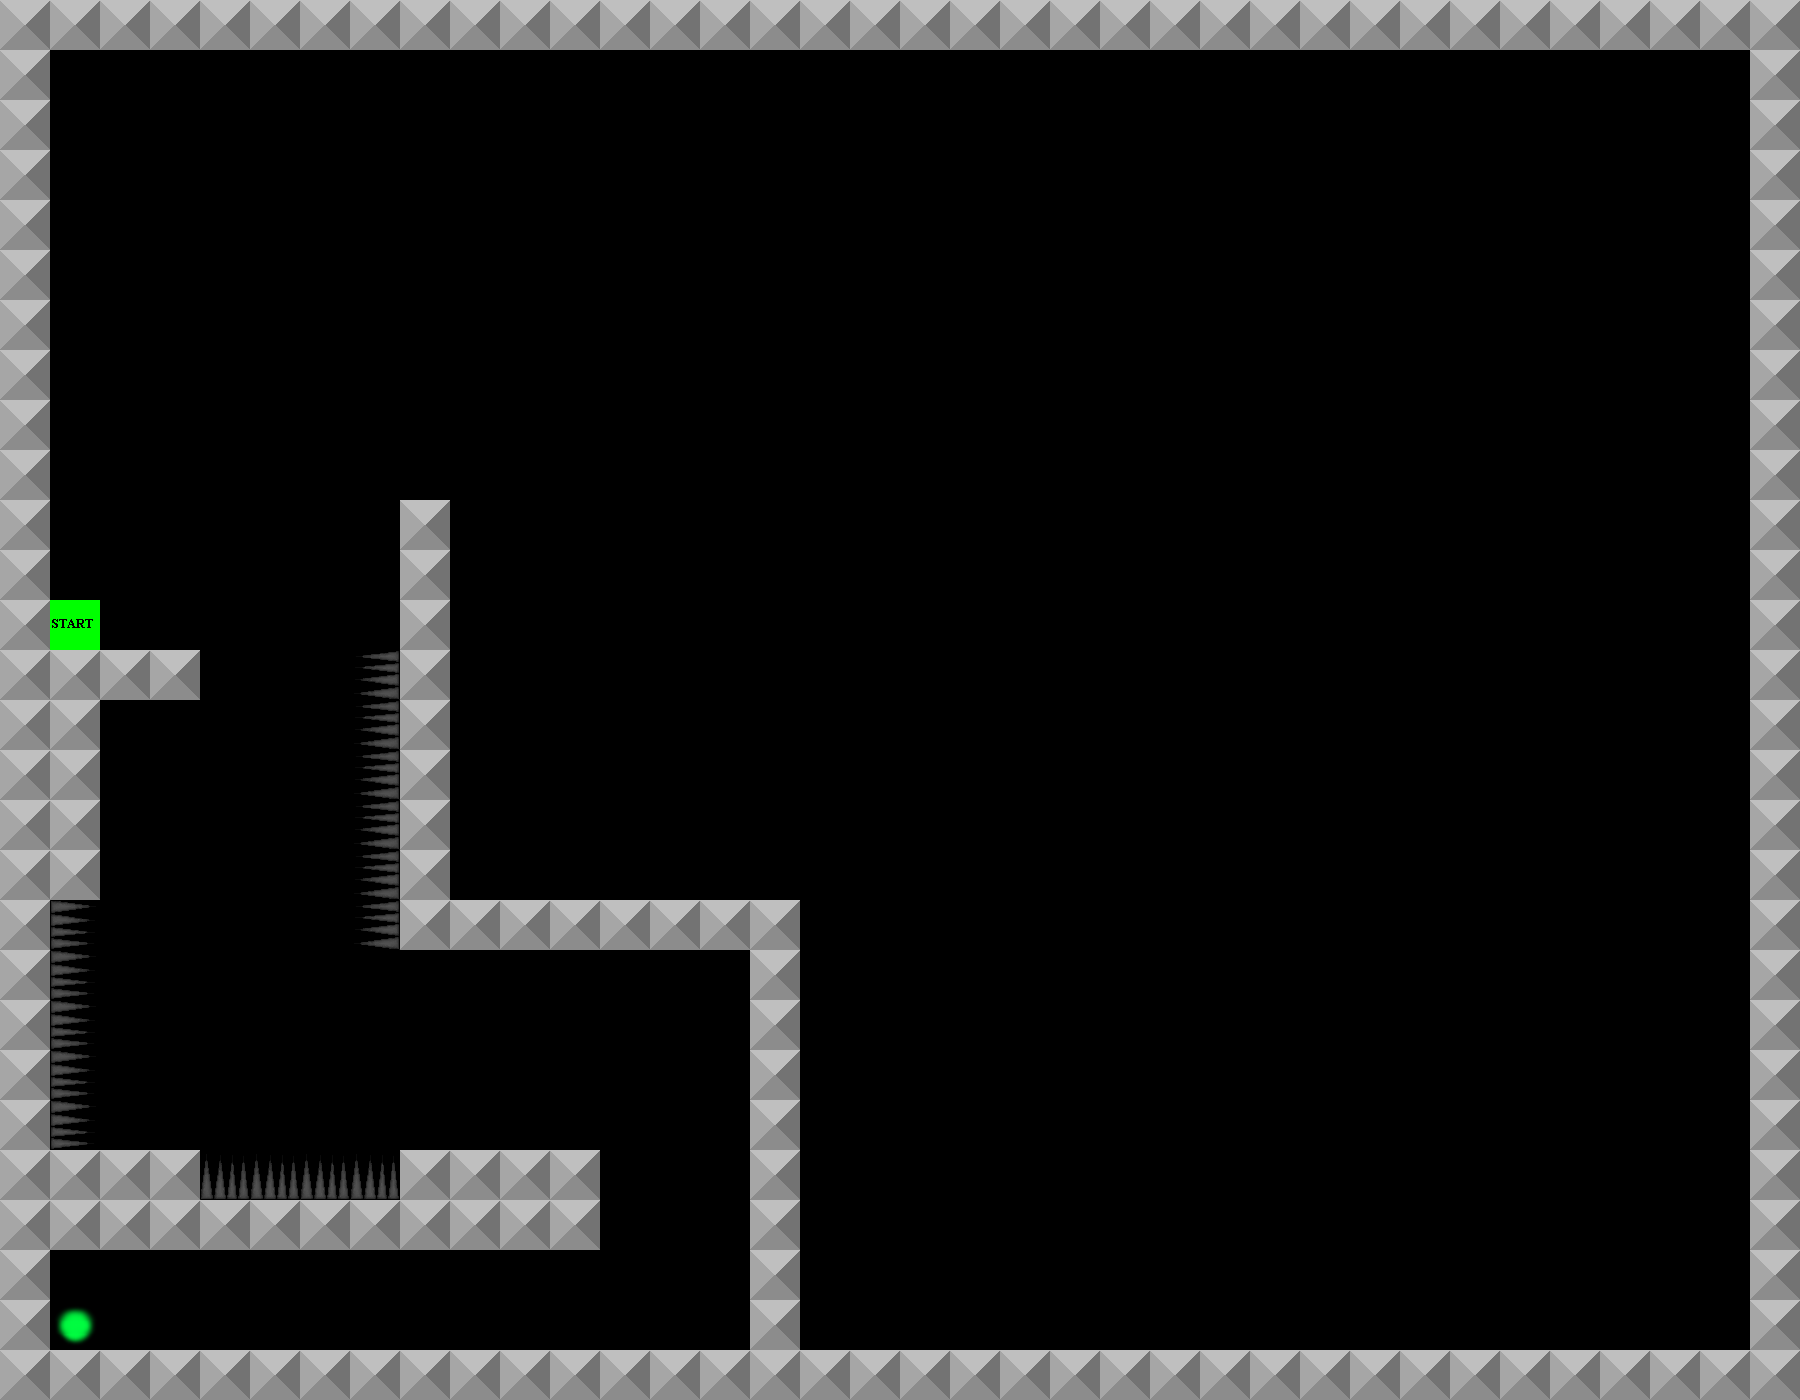

A level layout from a 2D game, rendered from its tile map. Below: a short description, then the map file with its tile-grid data intact:
An orthogonal 36x28 tile map with 50x50 px tiles, 3 tile layers (Collision, Border, Start), 4 tilesets.

<map version="1.0" orientation="orthogonal" renderorder="right-down" width="36" height="28" tilewidth="50" tileheight="50">
 <tileset firstgid="1" name="Metal" tilewidth="50" tileheight="50">
  <image source="metal.png" trans="ff0004" width="50" height="50" />
  <tile id="0">
   <properties>
    <property name="collide" value="" />
   </properties>
  </tile>
 </tileset>
 <tileset firstgid="2" name="spikes" tilewidth="50" tileheight="50">
  <image source="spikes_matrix.png" trans="ff0004" width="200" height="50" />
  <tile id="0">
   <properties>
    <property name="deadly" value="" />
   </properties>
  </tile>
  <tile id="1">
   <properties>
    <property name="deadly" value="" />
   </properties>
  </tile>
  <tile id="2">
   <properties>
    <property name="deadly" value="" />
   </properties>
  </tile>
  <tile id="3">
   <properties>
    <property name="deadly" value="" />
   </properties>
  </tile>
 </tileset>
 <tileset firstgid="6" name="end" tilewidth="50" tileheight="50">
  <image source="end.png" trans="ff0004" width="50" height="50" />
  <tile id="0">
   <properties>
    <property name="end" value="" />
   </properties>
  </tile>
 </tileset>
 <tileset firstgid="7" name="start" tilewidth="50" tileheight="50">
  <image source="start.png" trans="ff0004" width="50" height="50" />
  <tile id="0">
   <properties>
    <property name="start" value="" />
   </properties>
  </tile>
 </tileset>
 <layer name="Collision" width="36" height="28">
  <data encoding="csv">
0,0,0,0,0,0,0,0,0,0,0,0,0,0,0,0,0,0,0,0,0,0,0,0,0,0,0,0,0,0,0,0,0,0,0,0,
0,0,0,0,0,0,0,0,0,0,0,0,0,0,0,0,0,0,0,0,0,0,0,0,0,0,0,0,0,0,0,0,0,0,0,0,
0,0,0,0,0,0,0,0,0,0,0,0,0,0,0,0,0,0,0,0,0,0,0,0,0,0,0,0,0,0,0,0,0,0,0,0,
0,0,0,0,0,0,0,0,0,0,0,0,0,0,0,0,0,0,0,0,0,0,0,0,0,0,0,0,0,0,0,0,0,0,0,0,
0,0,0,0,0,0,0,0,0,0,0,0,0,0,0,0,0,0,0,0,0,0,0,0,0,0,0,0,0,0,0,0,0,0,0,0,
0,0,0,0,0,0,0,0,0,0,0,0,0,0,0,0,0,0,0,0,0,0,0,0,0,0,0,0,0,0,0,0,0,0,0,0,
0,0,0,0,0,0,0,0,0,0,0,0,0,0,0,0,0,0,0,0,0,0,0,0,0,0,0,0,0,0,0,0,0,0,0,0,
0,0,0,0,0,0,0,0,0,0,0,0,0,0,0,0,0,0,0,0,0,0,0,0,0,0,0,0,0,0,0,0,0,0,0,0,
0,0,0,0,0,0,0,0,0,0,0,0,0,0,0,0,0,0,0,0,0,0,0,0,0,0,0,0,0,0,0,0,0,0,0,0,
0,0,0,0,0,0,0,0,0,0,0,0,0,0,0,0,0,0,0,0,0,0,0,0,0,0,0,0,0,0,0,0,0,0,0,0,
0,0,0,0,0,0,0,0,1,0,0,0,0,0,0,0,0,0,0,0,0,0,0,0,0,0,0,0,0,0,0,0,0,0,0,0,
0,0,0,0,0,0,0,0,1,0,0,0,0,0,0,0,0,0,0,0,0,0,0,0,0,0,0,0,0,0,0,0,0,0,0,0,
0,0,0,0,0,0,0,0,1,0,0,0,0,0,0,0,0,0,0,0,0,0,0,0,0,0,0,0,0,0,0,0,0,0,0,0,
0,1,1,1,0,0,0,4,1,0,0,0,0,0,0,0,0,0,0,0,0,0,0,0,0,0,0,0,0,0,0,0,0,0,0,0,
0,1,0,0,0,0,0,4,1,0,0,0,0,0,0,0,0,0,0,0,0,0,0,0,0,0,0,0,0,0,0,0,0,0,0,0,
0,1,0,0,0,0,0,4,1,0,0,0,0,0,0,0,0,0,0,0,0,0,0,0,0,0,0,0,0,0,0,0,0,0,0,0,
0,1,0,0,0,0,0,4,1,0,0,0,0,0,0,0,0,0,0,0,0,0,0,0,0,0,0,0,0,0,0,0,0,0,0,0,
0,1,0,0,0,0,0,4,1,0,0,0,0,0,0,0,0,0,0,0,0,0,0,0,0,0,0,0,0,0,0,0,0,0,0,0,
0,5,0,0,0,0,0,4,1,1,1,1,1,1,1,1,0,0,0,0,0,0,0,0,0,0,0,0,0,0,0,0,0,0,0,0,
0,5,0,0,0,0,0,0,0,0,0,0,0,0,0,1,0,0,0,0,0,0,0,0,0,0,0,0,0,0,0,0,0,0,0,0,
0,5,0,0,0,0,0,0,0,0,0,0,0,0,0,1,0,0,0,0,0,0,0,0,0,0,0,0,0,0,0,0,0,0,0,0,
0,5,0,0,0,0,0,0,0,0,0,0,0,0,0,1,0,0,0,0,0,0,0,0,0,0,0,0,0,0,0,0,0,0,0,0,
0,5,0,0,0,0,0,0,0,0,0,0,0,0,0,1,0,0,0,0,0,0,0,0,0,0,0,0,0,0,0,0,0,0,0,0,
0,1,1,1,2,2,2,2,1,1,1,1,0,0,0,1,0,0,0,0,0,0,0,0,0,0,0,0,0,0,0,0,0,0,0,0,
0,1,1,1,1,1,1,1,1,1,1,1,0,0,0,1,0,0,0,0,0,0,0,0,0,0,0,0,0,0,0,0,0,0,0,0,
0,0,0,0,0,0,0,0,0,0,0,0,0,0,0,1,0,0,0,0,0,0,0,0,0,0,0,0,0,0,0,0,0,0,0,0,
0,6,0,0,0,0,0,0,0,0,0,0,0,0,0,1,0,0,0,0,0,0,0,0,0,0,0,0,0,0,0,0,0,0,0,0,
0,0,0,0,0,0,0,0,0,0,0,0,0,0,0,0,0,0,0,0,0,0,0,0,0,0,0,0,0,0,0,0,0,0,0,0
</data>
 </layer>
 <layer name="Border" width="36" height="28">
  <data encoding="csv">
1,1,1,1,1,1,1,1,1,1,1,1,1,1,1,1,1,1,1,1,1,1,1,1,1,1,1,1,1,1,1,1,1,1,1,1,
1,0,0,0,0,0,0,0,0,0,0,0,0,0,0,0,0,0,0,0,0,0,0,0,0,0,0,0,0,0,0,0,0,0,0,1,
1,0,0,0,0,0,0,0,0,0,0,0,0,0,0,0,0,0,0,0,0,0,0,0,0,0,0,0,0,0,0,0,0,0,0,1,
1,0,0,0,0,0,0,0,0,0,0,0,0,0,0,0,0,0,0,0,0,0,0,0,0,0,0,0,0,0,0,0,0,0,0,1,
1,0,0,0,0,0,0,0,0,0,0,0,0,0,0,0,0,0,0,0,0,0,0,0,0,0,0,0,0,0,0,0,0,0,0,1,
1,0,0,0,0,0,0,0,0,0,0,0,0,0,0,0,0,0,0,0,0,0,0,0,0,0,0,0,0,0,0,0,0,0,0,1,
1,0,0,0,0,0,0,0,0,0,0,0,0,0,0,0,0,0,0,0,0,0,0,0,0,0,0,0,0,0,0,0,0,0,0,1,
1,0,0,0,0,0,0,0,0,0,0,0,0,0,0,0,0,0,0,0,0,0,0,0,0,0,0,0,0,0,0,0,0,0,0,1,
1,0,0,0,0,0,0,0,0,0,0,0,0,0,0,0,0,0,0,0,0,0,0,0,0,0,0,0,0,0,0,0,0,0,0,1,
1,0,0,0,0,0,0,0,0,0,0,0,0,0,0,0,0,0,0,0,0,0,0,0,0,0,0,0,0,0,0,0,0,0,0,1,
1,0,0,0,0,0,0,0,0,0,0,0,0,0,0,0,0,0,0,0,0,0,0,0,0,0,0,0,0,0,0,0,0,0,0,1,
1,0,0,0,0,0,0,0,0,0,0,0,0,0,0,0,0,0,0,0,0,0,0,0,0,0,0,0,0,0,0,0,0,0,0,1,
1,0,0,0,0,0,0,0,0,0,0,0,0,0,0,0,0,0,0,0,0,0,0,0,0,0,0,0,0,0,0,0,0,0,0,1,
1,0,0,0,0,0,0,0,0,0,0,0,0,0,0,0,0,0,0,0,0,0,0,0,0,0,0,0,0,0,0,0,0,0,0,1,
1,0,0,0,0,0,0,0,0,0,0,0,0,0,0,0,0,0,0,0,0,0,0,0,0,0,0,0,0,0,0,0,0,0,0,1,
1,0,0,0,0,0,0,0,0,0,0,0,0,0,0,0,0,0,0,0,0,0,0,0,0,0,0,0,0,0,0,0,0,0,0,1,
1,0,0,0,0,0,0,0,0,0,0,0,0,0,0,0,0,0,0,0,0,0,0,0,0,0,0,0,0,0,0,0,0,0,0,1,
1,0,0,0,0,0,0,0,0,0,0,0,0,0,0,0,0,0,0,0,0,0,0,0,0,0,0,0,0,0,0,0,0,0,0,1,
1,0,0,0,0,0,0,0,0,0,0,0,0,0,0,0,0,0,0,0,0,0,0,0,0,0,0,0,0,0,0,0,0,0,0,1,
1,0,0,0,0,0,0,0,0,0,0,0,0,0,0,0,0,0,0,0,0,0,0,0,0,0,0,0,0,0,0,0,0,0,0,1,
1,0,0,0,0,0,0,0,0,0,0,0,0,0,0,0,0,0,0,0,0,0,0,0,0,0,0,0,0,0,0,0,0,0,0,1,
1,0,0,0,0,0,0,0,0,0,0,0,0,0,0,0,0,0,0,0,0,0,0,0,0,0,0,0,0,0,0,0,0,0,0,1,
1,0,0,0,0,0,0,0,0,0,0,0,0,0,0,0,0,0,0,0,0,0,0,0,0,0,0,0,0,0,0,0,0,0,0,1,
1,0,0,0,0,0,0,0,0,0,0,0,0,0,0,0,0,0,0,0,0,0,0,0,0,0,0,0,0,0,0,0,0,0,0,1,
1,0,0,0,0,0,0,0,0,0,0,0,0,0,0,0,0,0,0,0,0,0,0,0,0,0,0,0,0,0,0,0,0,0,0,1,
1,0,0,0,0,0,0,0,0,0,0,0,0,0,0,0,0,0,0,0,0,0,0,0,0,0,0,0,0,0,0,0,0,0,0,1,
1,0,0,0,0,0,0,0,0,0,0,0,0,0,0,0,0,0,0,0,0,0,0,0,0,0,0,0,0,0,0,0,0,0,0,1,
1,1,1,1,1,1,1,1,1,1,1,1,1,1,1,1,1,1,1,1,1,1,1,1,1,1,1,1,1,1,1,1,1,1,1,1
</data>
 </layer>
 <layer name="Start" width="36" height="28">
  <data encoding="csv">
0,0,0,0,0,0,0,0,0,0,0,0,0,0,0,0,0,0,0,0,0,0,0,0,0,0,0,0,0,0,0,0,0,0,0,0,
0,0,0,0,0,0,0,0,0,0,0,0,0,0,0,0,0,0,0,0,0,0,0,0,0,0,0,0,0,0,0,0,0,0,0,0,
0,0,0,0,0,0,0,0,0,0,0,0,0,0,0,0,0,0,0,0,0,0,0,0,0,0,0,0,0,0,0,0,0,0,0,0,
0,0,0,0,0,0,0,0,0,0,0,0,0,0,0,0,0,0,0,0,0,0,0,0,0,0,0,0,0,0,0,0,0,0,0,0,
0,0,0,0,0,0,0,0,0,0,0,0,0,0,0,0,0,0,0,0,0,0,0,0,0,0,0,0,0,0,0,0,0,0,0,0,
0,0,0,0,0,0,0,0,0,0,0,0,0,0,0,0,0,0,0,0,0,0,0,0,0,0,0,0,0,0,0,0,0,0,0,0,
0,0,0,0,0,0,0,0,0,0,0,0,0,0,0,0,0,0,0,0,0,0,0,0,0,0,0,0,0,0,0,0,0,0,0,0,
0,0,0,0,0,0,0,0,0,0,0,0,0,0,0,0,0,0,0,0,0,0,0,0,0,0,0,0,0,0,0,0,0,0,0,0,
0,0,0,0,0,0,0,0,0,0,0,0,0,0,0,0,0,0,0,0,0,0,0,0,0,0,0,0,0,0,0,0,0,0,0,0,
0,0,0,0,0,0,0,0,0,0,0,0,0,0,0,0,0,0,0,0,0,0,0,0,0,0,0,0,0,0,0,0,0,0,0,0,
0,0,0,0,0,0,0,0,0,0,0,0,0,0,0,0,0,0,0,0,0,0,0,0,0,0,0,0,0,0,0,0,0,0,0,0,
0,0,0,0,0,0,0,0,0,0,0,0,0,0,0,0,0,0,0,0,0,0,0,0,0,0,0,0,0,0,0,0,0,0,0,0,
0,7,0,0,0,0,0,0,0,0,0,0,0,0,0,0,0,0,0,0,0,0,0,0,0,0,0,0,0,0,0,0,0,0,0,0,
0,0,0,0,0,0,0,0,0,0,0,0,0,0,0,0,0,0,0,0,0,0,0,0,0,0,0,0,0,0,0,0,0,0,0,0,
0,0,0,0,0,0,0,0,0,0,0,0,0,0,0,0,0,0,0,0,0,0,0,0,0,0,0,0,0,0,0,0,0,0,0,0,
0,0,0,0,0,0,0,0,0,0,0,0,0,0,0,0,0,0,0,0,0,0,0,0,0,0,0,0,0,0,0,0,0,0,0,0,
0,0,0,0,0,0,0,0,0,0,0,0,0,0,0,0,0,0,0,0,0,0,0,0,0,0,0,0,0,0,0,0,0,0,0,0,
0,0,0,0,0,0,0,0,0,0,0,0,0,0,0,0,0,0,0,0,0,0,0,0,0,0,0,0,0,0,0,0,0,0,0,0,
0,0,0,0,0,0,0,0,0,0,0,0,0,0,0,0,0,0,0,0,0,0,0,0,0,0,0,0,0,0,0,0,0,0,0,0,
0,0,0,0,0,0,0,0,0,0,0,0,0,0,0,0,0,0,0,0,0,0,0,0,0,0,0,0,0,0,0,0,0,0,0,0,
0,0,0,0,0,0,0,0,0,0,0,0,0,0,0,0,0,0,0,0,0,0,0,0,0,0,0,0,0,0,0,0,0,0,0,0,
0,0,0,0,0,0,0,0,0,0,0,0,0,0,0,0,0,0,0,0,0,0,0,0,0,0,0,0,0,0,0,0,0,0,0,0,
0,0,0,0,0,0,0,0,0,0,0,0,0,0,0,0,0,0,0,0,0,0,0,0,0,0,0,0,0,0,0,0,0,0,0,0,
0,0,0,0,0,0,0,0,0,0,0,0,0,0,0,0,0,0,0,0,0,0,0,0,0,0,0,0,0,0,0,0,0,0,0,0,
0,0,0,0,0,0,0,0,0,0,0,0,0,0,0,0,0,0,0,0,0,0,0,0,0,0,0,0,0,0,0,0,0,0,0,0,
0,0,0,0,0,0,0,0,0,0,0,0,0,0,0,0,0,0,0,0,0,0,0,0,0,0,0,0,0,0,0,0,0,0,0,0,
0,0,0,0,0,0,0,0,0,0,0,0,0,0,0,0,0,0,0,0,0,0,0,0,0,0,0,0,0,0,0,0,0,0,0,0,
0,0,0,0,0,0,0,0,0,0,0,0,0,0,0,0,0,0,0,0,0,0,0,0,0,0,0,0,0,0,0,0,0,0,0,0
</data>
 </layer>
</map>
